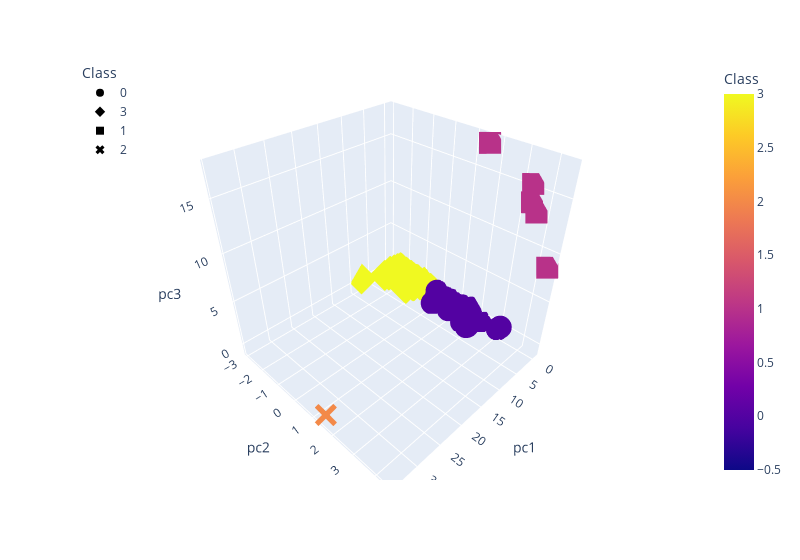

Notebook cell for this chart:
### Markdown cell above
### Deliverable 4: Visualizing Cryptocurrencies Results

#### 3D-Scatter with Clusters

### Code cell
# Creating a 3D-Scatter with the PCA data and the clusters
fig = px.scatter_3d(
    clustered_df,
    x="pc1",
    y="pc2",
    z="pc3",
    color="Class",
    symbol="Class",
    width=800,
    hover_name="CoinName",
    hover_data=["Algorithm"]
)

fig.update_layout(legend=dict(x=0, y=1))
fig.show()

### Figure 1 — Plotly figure (JSON) as saved in the notebook; plotly's stock layout.template omitted (floating-point values rounded to 4 significant figures; data arrays with more than 128 entries replaced by an {"elided": "..."} marker saying what was removed)
{"data": [{"customdata": {"elided": "288x1 str values"}, "hovertemplate": "<b>%{hovertext}</b><br><br>Class=%{marker.color}<br>pc1=%{x}<br>pc2=%{y}<br>pc3=%{z}<br>Algorithm=%{customdata[0]}<extra></extra>", "hovertext": {"elided": "288 str values"}, "legendgroup": "0", "marker": {"color": {"elided": "288 int values"}, "coloraxis": "coloraxis", "symbol": "circle"}, "mode": "markers", "name": "0", "scene": "scene", "showlegend": true, "type": "scatter3d", "x": {"elided": "288 float values"}, "y": {"elided": "288 float values"}, "z": {"elided": "288 float values"}}, {"customdata": {"elided": "238x1 str values"}, "hovertemplate": "<b>%{hovertext}</b><br><br>Class=%{marker.color}<br>pc1=%{x}<br>pc2=%{y}<br>pc3=%{z}<br>Algorithm=%{customdata[0]}<extra></extra>", "hovertext": {"elided": "238 str values"}, "legendgroup": "3", "marker": {"color": {"elided": "238 int values"}, "coloraxis": "coloraxis", "symbol": "diamond"}, "mode": "markers", "name": "3", "scene": "scene", "showlegend": true, "type": "scatter3d", "x": {"elided": "238 float values"}, "y": {"elided": "238 float values"}, "z": {"elided": "238 float values"}}, {"customdata": [["Proof-of-BibleHash"], ["SHA-256 + Hive"], ["Proof-of-Authority"], ["ECC 256K1"], ["Leased POS"]], "hovertemplate": "<b>%{hovertext}</b><br><br>Class=%{marker.color}<br>pc1=%{x}<br>pc2=%{y}<br>pc3=%{z}<br>Algorithm=%{customdata[0]}<extra></extra>", "hovertext": ["BiblePay", "LitecoinCash", "Poa Network", "Acute Angle Cloud", "Waves"], "legendgroup": "1", "marker": {"color": [1, 1, 1, 1, 1], "coloraxis": "coloraxis", "symbol": "square"}, "mode": "markers", "name": "1", "scene": "scene", "showlegend": true, "type": "scatter3d", "x": [-0.3558, -0.405, -0.4142, -0.3646, -0.2337], "y": [4.427, 3.387, 3.455, 3.678, 1.648], "z": [8.716, 15.4, 13.86, 13.16, 17.58]}, {"customdata": [["TRC10"]], "hovertemplate": "<b>%{hovertext}</b><br><br>Class=%{marker.color}<br>pc1=%{x}<br>pc2=%{y}<br>pc3=%{z}<br>Algorithm=%{customdata[0]}<extra></extra>", "hovertext": ["BitTorrent"], "legendgroup": "2", "marker": {"color": [2], "coloraxis": "coloraxis", "symbol": "x"}, "mode": "markers", "name": "2", "scene": "scene", "showlegend": true, "type": "scatter3d", "x": [34.14], "y": [1.424], "z": [-0.564]}], "layout": {"coloraxis": {"colorbar": {"title": {"text": "Class"}}, "colorscale": [[0, "#0d0887"], [0.1111, "#46039f"], [0.2222, "#7201a8"], [0.3333, "#9c179e"], [0.4444, "#bd3786"], [0.5556, "#d8576b"], [0.6667, "#ed7953"], [0.7778, "#fb9f3a"], [0.8889, "#fdca26"], [1, "#f0f921"]]}, "legend": {"title": {"text": "Class"}, "tracegroupgap": 0, "x": 0, "y": 1}, "margin": {"t": 60}, "scene": {"domain": {"x": [0, 1], "y": [0, 1]}, "xaxis": {"title": {"text": "pc1"}}, "yaxis": {"title": {"text": "pc2"}}, "zaxis": {"title": {"text": "pc3"}}}, "width": 800}}
